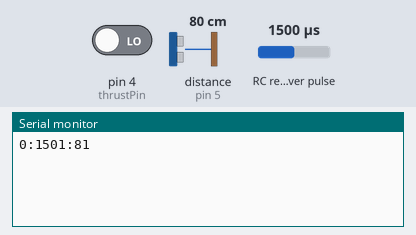
The sketch below on a simulated Arduino Uno, built with avr-gcc and run on an emulated ATmega328P. Shown: the last lines printed to the serial monitor. Wiring (inferred from the names in the program): RC receiver channel: data pin 0. The test bench sets the inputs (shaded band); at power-on: distance to the obstacle (sensor on pin 5) 80 cm, RC receiver pulse 1500 µs, pin 4 (thrustPin) LOW. The echo pulse lasts 58.3 µs per cm.

Above: at 1.2 s.
1.3 s: distance to the obstacle (sensor on pin 5) set to 2 cm
At 2.6 s:
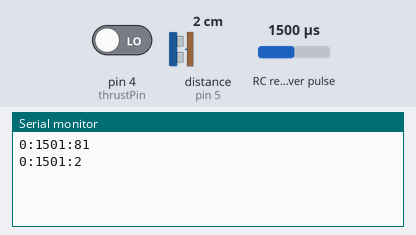
2.8 s: RC receiver pulse set to 1020 µs
At 3.9 s:
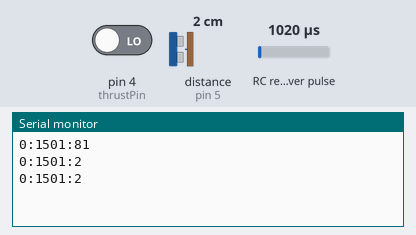
4.3 s: distance to the obstacle (sensor on pin 5) set to 4 cm
At 5.6 s:
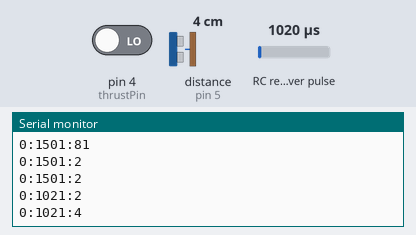
5.8 s: RC receiver pulse set to 1250 µs
At 6.6 s:
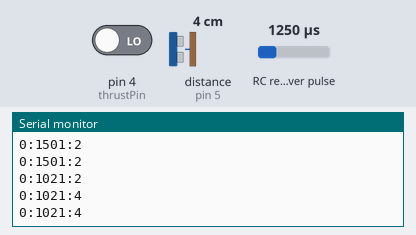
Timing chart, 0 to 8.3 s (numbered marks = the images above; inputs shaded):
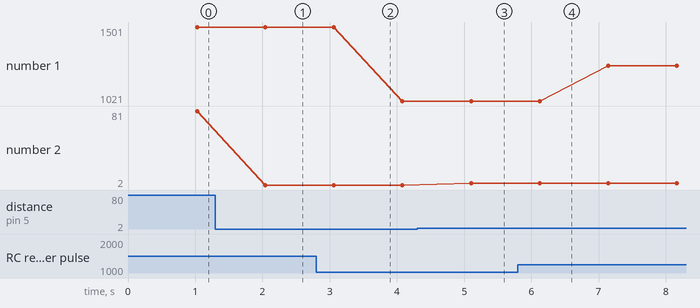

Measured:
- after the input at 1.3 s, the serial monitor: prints a new line after 0.74 s (image 1)
- after the input at 4.3 s, the serial monitor: prints a new line after 0.80 s (image 3)
- plotted number 1: 1501 → 1021 after the input at 2.8 s, 1021 → 1251 after the input at 5.8 s
- plotted number 2: 81 → 2 after the input at 1.3 s, 2 → 4 after the input at 4.3 s

The sketch:

serial-sensory.ino
```cpp
#include <NewPing.h>

int steerPin = 0;
int thrustPin = 4;

int distanceTrig = 16;
int distanceEcho = 5;
int maxDistance = 200;

unsigned long steer;
unsigned long thrust;
unsigned long distance;
unsigned long temp;

NewPing sonar(distanceTrig, distanceEcho, maxDistance);

void setup()
{
  pinMode(steerPin, INPUT);
  pinMode(thrustPin, INPUT);


  Serial.begin(115200);
}

void loop()
{
  steer = pulseIn(steerPin, HIGH);
  thrust = pulseIn(thrustPin, HIGH);
  distance = sonar.ping_cm();
  Serial.println(String(thrust) + ":" + String(steer) + ":" + String(distance));
}
```
